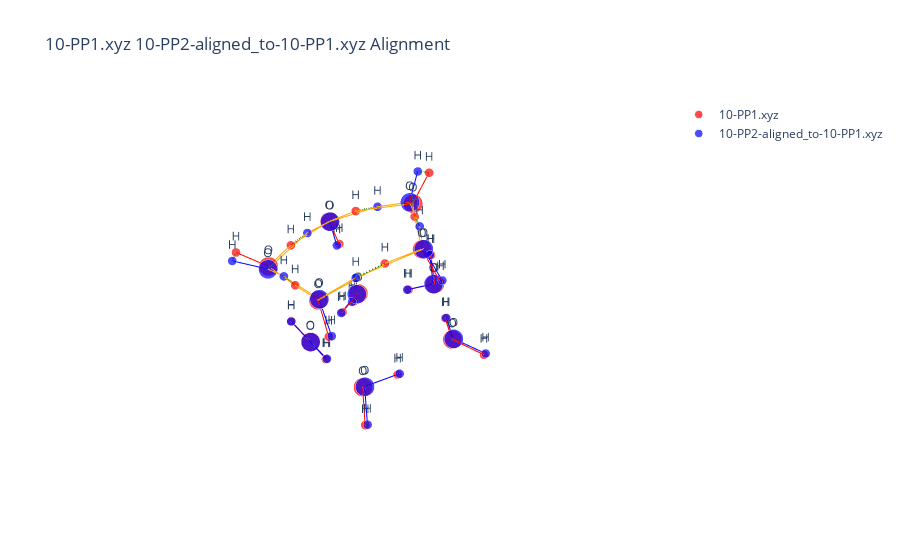

Here is the notebook cell this chart was saved with:
### Code cell
import numpy as np
data_path1 = "../Data/Water-Clusters"
data_path2 = "./arbalign_output"
nameA = '10-PP1.xyz'
nameB = '10-PP2-aligned_to-10-PP1.xyz'
molA = next(pybel.readfile('xyz', os.path.join(data_path1, nameA)))
molB = next(pybel.readfile('xyz', os.path.join(data_path2, nameB)))
X_A, T_A, B_A = otm.tl.process_molecule(molA) 
X_B, T_B, B_B = otm.tl.process_molecule(molB)
X_B_aligned, _, _ = otm.tl.kabsch(X_A, X_B, np.eye(30))
otm.tl.write_xyz_with_custom_labels(
    os.path.join('arbalign_output', '10-PP1-aligned_to-10-PP2_arbalign.xyz'), 
    X_B_aligned, 
    T_B,
    comment="aligned by ArbAlign")
otm.pl.interactive_alignment_plot(X_A, X_B_aligned, T_A, T_B, B_A, B_B, assignment=None, nameA=nameA, nameB=nameB, save=True)

### Figure 1 — Plotly figure (JSON) as saved in the notebook; plotly's stock layout.template omitted (floating-point values rounded to 4 significant figures)
{"data": [{"marker": {"color": "red", "size": [13.2, 6.2, 6.2, 13.2, 6.2, 6.2, 13.2, 6.2, 6.2, 13.2, 6.2, 6.2, 13.2, 6.2, 6.2, 13.2, 6.2, 6.2, 13.2, 6.2, 6.2, 13.2, 6.2, 6.2, 13.2, 6.2, 6.2, 13.2, 6.2, 6.2], "symbol": "circle"}, "mode": "markers+text", "name": "10-PP1.xyz", "text": ["O", "H", "H", "O", "H", "H", "O", "H", "H", "O", "H", "H", "O", "H", "H", "O", "H", "H", "O", "H", "H", "O", "H", "H", "O", "H", "H", "O", "H", "H"], "textposition": "top center", "type": "scatter3d", "x": [1.741, 2.229, 0.8804, 1.32, 1.5, 1.691, -0.6898, -1.144, -1.356, -1.275, -0.3225, -1.54, 1.892, 0.9393, 2.403, -0.7244, -1.18, -1.047, -0.1016, -0.2925, 0.7988, -1.954, -2.485, -1.229, -2.423, -2.104, -2.465, 2.328, 2.269, 2.34], "y": [1.597, 2.183, 2.047, -1.189, -0.2297, -1.526, 2.595, 3.371, 1.85, -1.774, -1.529, -2.305, -2.005, -2.211, -2.743, -2.433, -1.691, -2.385, 1.801, 2.302, 1.435, -0.09294, -0.00054, 0.5923, 0.5917, -0.2091, 0.3224, 0.765, -0.2066, 1.076], "z": [-1.498, -2.089, -1.327, -1.917, -1.89, -1.077, -0.7222, -1.074, -0.7833, -1.695, -1.856, -2.456, 0.7286, 0.9337, 1.082, 1.033, 1.482, 0.113, 2.025, 1.212, 1.857, 1.997, 2.797, 2.075, -0.7035, -1.167, 0.2358, 1.23, 1.148, 0.3074]}, {"marker": {"color": "blue", "size": [13.2, 6.2, 6.2, 13.2, 6.2, 6.2, 13.2, 6.2, 6.2, 13.2, 6.2, 6.2, 13.2, 6.2, 6.2, 13.2, 6.2, 6.2, 13.2, 6.2, 6.2, 13.2, 6.2, 6.2, 13.2, 6.2, 6.2, 13.2, 6.2, 6.2], "symbol": "circle"}, "mode": "markers+text", "name": "10-PP2-aligned_to-10-PP1.xyz", "text": ["O", "H", "H", "O", "H", "H", "O", "H", "H", "O", "H", "H", "O", "H", "H", "O", "H", "H", "O", "H", "H", "O", "H", "H", "O", "H", "H", "O", "H", "H"], "textposition": "top center", "type": "scatter3d", "x": [1.706, 2.181, 0.8513, 1.341, 1.49, 1.717, -0.7425, -1.201, -1.402, -1.235, -0.2845, -1.49, 2.016, 0.241, 2.764, -0.7326, -1.526, -0.9643, -0.1182, -0.3831, 1.474, -2.03, -2.646, -0.7907, -2.409, -2.088, -2.465, 2.287, 2.137, 2.302], "y": [1.637, 2.221, 2.091, -1.158, -0.1935, -1.493, 2.602, 3.383, 1.852, -1.808, -1.553, -2.353, -1.839, -2.313, -2.313, -2.414, -1.102, -2.41, 1.837, 2.286, 1.143, -0.2787, -0.5486, 1.137, 0.5513, -0.2496, 0.2746, 0.7508, -0.8826, 1.144], "z": [-1.476, -2.08, -1.285, -1.9, -1.857, -1.062, -0.7251, -1.058, -0.7977, -1.721, -1.882, -2.475, 0.7661, 1.034, 1.15, 1.031, 1.706, 0.08278, 2.036, 1.214, 1.631, 1.954, 2.646, 2.141, -0.7199, -1.181, 0.2166, 1.234, 1.033, 0.343]}, {"line": {"color": "red", "width": 2}, "mode": "lines", "showlegend": false, "type": "scatter3d", "x": [1.741, 2.229], "y": [1.597, 2.183], "z": [-1.498, -2.089]}, {"line": {"color": "red", "width": 2}, "mode": "lines", "showlegend": false, "type": "scatter3d", "x": [1.741, 0.8804], "y": [1.597, 2.047], "z": [-1.498, -1.327]}, {"line": {"color": "red", "width": 2}, "mode": "lines", "showlegend": false, "type": "scatter3d", "x": [1.32, 1.5], "y": [-1.189, -0.2297], "z": [-1.917, -1.89]}, {"line": {"color": "red", "width": 2}, "mode": "lines", "showlegend": false, "type": "scatter3d", "x": [1.32, 1.691], "y": [-1.189, -1.526], "z": [-1.917, -1.077]}, {"line": {"color": "red", "width": 2}, "mode": "lines", "showlegend": false, "type": "scatter3d", "x": [-0.6898, -1.144], "y": [2.595, 3.371], "z": [-0.7222, -1.074]}, {"line": {"color": "red", "width": 2}, "mode": "lines", "showlegend": false, "type": "scatter3d", "x": [-0.6898, -1.356], "y": [2.595, 1.85], "z": [-0.7222, -0.7833]}, {"line": {"color": "red", "width": 2}, "mode": "lines", "showlegend": false, "type": "scatter3d", "x": [-1.275, -0.3225], "y": [-1.774, -1.529], "z": [-1.695, -1.856]}, {"line": {"color": "red", "width": 2}, "mode": "lines", "showlegend": false, "type": "scatter3d", "x": [-1.275, -1.54], "y": [-1.774, -2.305], "z": [-1.695, -2.456]}, {"line": {"color": "red", "width": 2}, "mode": "lines", "showlegend": false, "type": "scatter3d", "x": [1.892, 0.9393], "y": [-2.005, -2.211], "z": [0.7286, 0.9337]}, {"line": {"color": "red", "width": 2}, "mode": "lines", "showlegend": false, "type": "scatter3d", "x": [1.892, 2.403], "y": [-2.005, -2.743], "z": [0.7286, 1.082]}, {"line": {"color": "red", "width": 2}, "mode": "lines", "showlegend": false, "type": "scatter3d", "x": [-0.7244, -1.18], "y": [-2.433, -1.691], "z": [1.033, 1.482]}, {"line": {"color": "red", "width": 2}, "mode": "lines", "showlegend": false, "type": "scatter3d", "x": [-0.7244, -1.047], "y": [-2.433, -2.385], "z": [1.033, 0.113]}, {"line": {"color": "red", "width": 2}, "mode": "lines", "showlegend": false, "type": "scatter3d", "x": [-0.1016, -0.2925], "y": [1.801, 2.302], "z": [2.025, 1.212]}, {"line": {"color": "red", "width": 2}, "mode": "lines", "showlegend": false, "type": "scatter3d", "x": [-0.1016, 0.7988], "y": [1.801, 1.435], "z": [2.025, 1.857]}, {"line": {"color": "red", "width": 2}, "mode": "lines", "showlegend": false, "type": "scatter3d", "x": [-1.954, -2.485], "y": [-0.09294, -0.00054], "z": [1.997, 2.797]}, {"line": {"color": "red", "width": 2}, "mode": "lines", "showlegend": false, "type": "scatter3d", "x": [-1.954, -1.229], "y": [-0.09294, 0.5923], "z": [1.997, 2.075]}, {"line": {"color": "red", "width": 2}, "mode": "lines", "showlegend": false, "type": "scatter3d", "x": [-2.423, -2.104], "y": [0.5917, -0.2091], "z": [-0.7035, -1.167]}, {"line": {"color": "red", "width": 2}, "mode": "lines", "showlegend": false, "type": "scatter3d", "x": [-2.423, -2.465], "y": [0.5917, 0.3224], "z": [-0.7035, 0.2358]}, {"line": {"color": "red", "width": 2}, "mode": "lines", "showlegend": false, "type": "scatter3d", "x": [2.328, 2.269], "y": [0.765, -0.2066], "z": [1.23, 1.148]}, {"line": {"color": "red", "width": 2}, "mode": "lines", "showlegend": false, "type": "scatter3d", "x": [2.328, 2.34], "y": [0.765, 1.076], "z": [1.23, 0.3074]}, {"line": {"color": "blue", "width": 2}, "mode": "lines", "showlegend": false, "type": "scatter3d", "x": [1.706, 2.181], "y": [1.637, 2.221], "z": [-1.476, -2.08]}, {"line": {"color": "blue", "width": 2}, "mode": "lines", "showlegend": false, "type": "scatter3d", "x": [1.706, 0.8513], "y": [1.637, 2.091], "z": [-1.476, -1.285]}, {"line": {"color": "blue", "width": 2}, "mode": "lines", "showlegend": false, "type": "scatter3d", "x": [1.341, 1.49], "y": [-1.158, -0.1935], "z": [-1.9, -1.857]}, {"line": {"color": "blue", "width": 2}, "mode": "lines", "showlegend": false, "type": "scatter3d", "x": [1.341, 1.717], "y": [-1.158, -1.493], "z": [-1.9, -1.062]}, {"line": {"color": "blue", "width": 2}, "mode": "lines", "showlegend": false, "type": "scatter3d", "x": [-0.7425, -1.201], "y": [2.602, 3.383], "z": [-0.7251, -1.058]}, {"line": {"color": "blue", "width": 2}, "mode": "lines", "showlegend": false, "type": "scatter3d", "x": [-0.7425, -1.402], "y": [2.602, 1.852], "z": [-0.7251, -0.7977]}, {"line": {"color": "blue", "width": 2}, "mode": "lines", "showlegend": false, "type": "scatter3d", "x": [-1.235, -0.2845], "y": [-1.808, -1.553], "z": [-1.721, -1.882]}, {"line": {"color": "blue", "width": 2}, "mode": "lines", "showlegend": false, "type": "scatter3d", "x": [-1.235, -1.49], "y": [-1.808, -2.353], "z": [-1.721, -2.475]}, {"line": {"color": "blue", "width": 2}, "mode": "lines", "showlegend": false, "type": "scatter3d", "x": [2.016, 2.764], "y": [-1.839, -2.313], "z": [0.7661, 1.15]}, {"line": {"color": "blue", "width": 2}, "mode": "lines", "showlegend": false, "type": "scatter3d", "x": [2.016, 2.137], "y": [-1.839, -0.8826], "z": [0.7661, 1.033]}, {"line": {"color": "blue", "width": 2}, "mode": "lines", "showlegend": false, "type": "scatter3d", "x": [0.241, -0.7326], "y": [-2.313, -2.414], "z": [1.034, 1.031]}, {"line": {"color": "blue", "width": 2}, "mode": "lines", "showlegend": false, "type": "scatter3d", "x": [-0.7326, -0.9643], "y": [-2.414, -2.41], "z": [1.031, 0.08278]}, {"line": {"color": "blue", "width": 2}, "mode": "lines", "showlegend": false, "type": "scatter3d", "x": [-1.526, -2.03], "y": [-1.102, -0.2787], "z": [1.706, 1.954]}, {"line": {"color": "blue", "width": 2}, "mode": "lines", "showlegend": false, "type": "scatter3d", "x": [-0.1182, -0.3831], "y": [1.837, 2.286], "z": [2.036, 1.214]}, {"line": {"color": "blue", "width": 2}, "mode": "lines", "showlegend": false, "type": "scatter3d", "x": [-0.1182, -0.7907], "y": [1.837, 1.137], "z": [2.036, 2.141]}, {"line": {"color": "blue", "width": 2}, "mode": "lines", "showlegend": false, "type": "scatter3d", "x": [1.474, 2.287], "y": [1.143, 0.7508], "z": [1.631, 1.234]}, {"line": {"color": "blue", "width": 2}, "mode": "lines", "showlegend": false, "type": "scatter3d", "x": [-2.03, -2.646], "y": [-0.2787, -0.5486], "z": [1.954, 2.646]}, {"line": {"color": "blue", "width": 2}, "mode": "lines", "showlegend": false, "type": "scatter3d", "x": [-2.409, -2.088], "y": [0.5513, -0.2496], "z": [-0.7199, -1.181]}, {"line": {"color": "blue", "width": 2}, "mode": "lines", "showlegend": false, "type": "scatter3d", "x": [-2.409, -2.465], "y": [0.5513, 0.2746], "z": [-0.7199, 0.2166]}, {"line": {"color": "blue", "width": 2}, "mode": "lines", "showlegend": false, "type": "scatter3d", "x": [2.287, 2.302], "y": [0.7508, 1.144], "z": [1.234, 0.343]}, {"line": {"color": "green", "dash": "longdash", "width": 3}, "mode": "lines", "showlegend": false, "type": "scatter3d", "x": [1.741, 1.706], "y": [1.597, 1.637], "z": [-1.498, -1.476]}, {"line": {"color": "green", "dash": "longdash", "width": 3}, "mode": "lines", "showlegend": false, "type": "scatter3d", "x": [2.229, 2.181], "y": [2.183, 2.221], "z": [-2.089, -2.08]}, {"line": {"color": "green", "dash": "longdash", "width": 3}, "mode": "lines", "showlegend": false, "type": "scatter3d", "x": [0.8804, 0.8513], "y": [2.047, 2.091], "z": [-1.327, -1.285]}, {"line": {"color": "green", "dash": "longdash", "width": 3}, "mode": "lines", "showlegend": false, "type": "scatter3d", "x": [1.32, 1.341], "y": [-1.189, -1.158], "z": [-1.917, -1.9]}, {"line": {"color": "green", "dash": "longdash", "width": 3}, "mode": "lines", "showlegend": false, "type": "scatter3d", "x": [1.5, 1.49], "y": [-0.2297, -0.1935], "z": [-1.89, -1.857]}, {"line": {"color": "green", "dash": "longdash", "width": 3}, "mode": "lines", "showlegend": false, "type": "scatter3d", "x": [1.691, 1.717], "y": [-1.526, -1.493], "z": [-1.077, -1.062]}, {"line": {"color": "green", "dash": "longdash", "width": 3}, "mode": "lines", "showlegend": false, "type": "scatter3d", "x": [-0.6898, -0.7425], "y": [2.595, 2.602], "z": [-0.7222, -0.7251]}, {"line": {"color": "green", "dash": "longdash", "width": 3}, "mode": "lines", "showlegend": false, "type": "scatter3d", "x": [-1.144, -1.201], "y": [3.371, 3.383], "z": [-1.074, -1.058]}, {"line": {"color": "green", "dash": "longdash", "width": 3}, "mode": "lines", "showlegend": false, "type": "scatter3d", "x": [-1.356, -1.402], "y": [1.85, 1.852], "z": [-0.7833, -0.7977]}, {"line": {"color": "green", "dash": "longdash", "width": 3}, "mode": "lines", "showlegend": false, "type": "scatter3d", "x": [-1.275, -1.235], "y": [-1.774, -1.808], "z": [-1.695, -1.721]}, {"line": {"color": "green", "dash": "longdash", "width": 3}, "mode": "lines", "showlegend": false, "type": "scatter3d", "x": [-0.3225, -0.2845], "y": [-1.529, -1.553], "z": [-1.856, -1.882]}, {"line": {"color": "green", "dash": "longdash", "width": 3}, "mode": "lines", "showlegend": false, "type": "scatter3d", "x": [-1.54, -1.49], "y": [-2.305, -2.353], "z": [-2.456, -2.475]}, {"line": {"color": "green", "dash": "longdash", "width": 3}, "mode": "lines", "showlegend": false, "type": "scatter3d", "x": [1.892, 2.016], "y": [-2.005, -1.839], "z": [0.7286, 0.7661]}, {"line": {"color": "green", "dash": "longdash", "width": 3}, "mode": "lines", "showlegend": false, "type": "scatter3d", "x": [0.9393, 0.241], "y": [-2.211, -2.313], "z": [0.9337, 1.034]}, {"line": {"color": "green", "dash": "longdash", "width": 3}, "mode": "lines", "showlegend": false, "type": "scatter3d", "x": [2.403, 2.764], "y": [-2.743, -2.313], "z": [1.082, 1.15]}, {"line": {"color": "green", "dash": "longdash", "width": 3}, "mode": "lines", "showlegend": false, "type": "scatter3d", "x": [-0.7244, -0.7326], "y": [-2.433, -2.414], "z": [1.033, 1.031]}, {"line": {"color": "green", "dash": "longdash", "width": 3}, "mode": "lines", "showlegend": false, "type": "scatter3d", "x": [-1.18, -1.526], "y": [-1.691, -1.102], "z": [1.482, 1.706]}, {"line": {"color": "green", "dash": "longdash", "width": 3}, "mode": "lines", "showlegend": false, "type": "scatter3d", "x": [-1.047, -0.9643], "y": [-2.385, -2.41], "z": [0.113, 0.08278]}, {"line": {"color": "green", "dash": "longdash", "width": 3}, "mode": "lines", "showlegend": false, "type": "scatter3d", "x": [-0.1016, -0.1182], "y": [1.801, 1.837], "z": [2.025, 2.036]}, {"line": {"color": "green", "dash": "longdash", "width": 3}, "mode": "lines", "showlegend": false, "type": "scatter3d", "x": [-0.2925, -0.3831], "y": [2.302, 2.286], "z": [1.212, 1.214]}, {"line": {"color": "green", "dash": "longdash", "width": 3}, "mode": "lines", "showlegend": false, "type": "scatter3d", "x": [0.7988, 1.474], "y": [1.435, 1.143], "z": [1.857, 1.631]}, {"line": {"color": "green", "dash": "longdash", "width": 3}, "mode": "lines", "showlegend": false, "type": "scatter3d", "x": [-1.954, -2.03], "y": [-0.09294, -0.2787], "z": [1.997, 1.954]}, {"line": {"color": "green", "dash": "longdash", "width": 3}, "mode": "lines", "showlegend": false, "type": "scatter3d", "x": [-2.485, -2.646], "y": [-0.00054, -0.5486], "z": [2.797, 2.646]}, {"line": {"color": "green", "dash": "longdash", "width": 3}, "mode": "lines", "showlegend": false, "type": "scatter3d", "x": [-1.229, -0.7907], "y": [0.5923, 1.137], "z": [2.075, 2.141]}, {"line": {"color": "green", "dash": "longdash", "width": 3}, "mode": "lines", "showlegend": false, "type": "scatter3d", "x": [-2.423, -2.409], "y": [0.5917, 0.5513], "z": [-0.7035, -0.7199]}, {"line": {"color": "green", "dash": "longdash", "width": 3}, "mode": "lines", "showlegend": false, "type": "scatter3d", "x": [-2.104, -2.088], "y": [-0.2091, -0.2496], "z": [-1.167, -1.181]}, {"line": {"color": "green", "dash": "longdash", "width": 3}, "mode": "lines", "showlegend": false, "type": "scatter3d", "x": [-2.465, -2.465], "y": [0.3224, 0.2746], "z": [0.2358, 0.2166]}, {"line": {"color": "green", "dash": "longdash", "width": 3}, "mode": "lines", "showlegend": false, "type": "scatter3d", "x": [2.328, 2.287], "y": [0.765, 0.7508], "z": [1.23, 1.234]}, {"line": {"color": "green", "dash": "longdash", "width": 3}, "mode": "lines", "showlegend": false, "type": "scatter3d", "x": [2.269, 2.137], "y": [-0.2066, -0.8826], "z": [1.148, 1.033]}, {"line": {"color": "green", "dash": "longdash", "width": 3}, "mode": "lines", "showlegend": false, "type": "scatter3d", "x": [2.34, 2.302], "y": [1.076, 1.144], "z": [0.3074, 0.343]}, {"line": {"color": "orange", "width": 2}, "mode": "lines", "showlegend": false, "type": "scatter3d", "x": [1.892, 0.9393], "y": [-2.005, -2.211], "z": [0.7286, 0.9337]}, {"line": {"color": "orange", "width": 2}, "mode": "lines", "showlegend": false, "type": "scatter3d", "x": [2.016, 0.241], "y": [-1.839, -2.313], "z": [0.7661, 1.034]}, {"line": {"color": "orange", "width": 2}, "mode": "lines", "showlegend": false, "type": "scatter3d", "x": [1.892, 2.269], "y": [-2.005, -0.2066], "z": [0.7286, 1.148]}, {"line": {"color": "orange", "width": 2}, "mode": "lines", "showlegend": false, "type": "scatter3d", "x": [2.016, 2.137], "y": [-1.839, -0.8826], "z": [0.7661, 1.033]}, {"line": {"color": "orange", "width": 2}, "mode": "lines", "showlegend": false, "type": "scatter3d", "x": [0.9393, -0.7244], "y": [-2.211, -2.433], "z": [0.9337, 1.033]}, {"line": {"color": "orange", "width": 2}, "mode": "lines", "showlegend": false, "type": "scatter3d", "x": [0.241, -0.7326], "y": [-2.313, -2.414], "z": [1.034, 1.031]}, {"line": {"color": "orange", "width": 2}, "mode": "lines", "showlegend": false, "type": "scatter3d", "x": [-0.7244, -1.18], "y": [-2.433, -1.691], "z": [1.033, 1.482]}, {"line": {"color": "orange", "width": 2}, "mode": "lines", "showlegend": false, "type": "scatter3d", "x": [-0.7326, -1.526], "y": [-2.414, -1.102], "z": [1.031, 1.706]}, {"line": {"color": "orange", "width": 2}, "mode": "lines", "showlegend": false, "type": "scatter3d", "x": [-1.18, -1.954], "y": [-1.691, -0.09294], "z": [1.482, 1.997]}, {"line": {"color": "orange", "width": 2}, "mode": "lines", "showlegend": false, "type": "scatter3d", "x": [-1.526, -2.03], "y": [-1.102, -0.2787], "z": [1.706, 1.954]}, {"line": {"color": "orange", "width": 2}, "mode": "lines", "showlegend": false, "type": "scatter3d", "x": [-0.1016, 0.7988], "y": [1.801, 1.435], "z": [2.025, 1.857]}, {"line": {"color": "orange", "width": 2}, "mode": "lines", "showlegend": false, "type": "scatter3d", "x": [-0.1182, 1.474], "y": [1.837, 1.143], "z": [2.036, 1.631]}, {"line": {"color": "orange", "width": 2}, "mode": "lines", "showlegend": false, "type": "scatter3d", "x": [-0.1016, -1.229], "y": [1.801, 0.5923], "z": [2.025, 2.075]}, {"line": {"color": "orange", "width": 2}, "mode": "lines", "showlegend": false, "type": "scatter3d", "x": [-0.1182, -0.7907], "y": [1.837, 1.137], "z": [2.036, 2.141]}, {"line": {"color": "orange", "width": 2}, "mode": "lines", "showlegend": false, "type": "scatter3d", "x": [0.7988, 2.328], "y": [1.435, 0.765], "z": [1.857, 1.23]}, {"line": {"color": "orange", "width": 2}, "mode": "lines", "showlegend": false, "type": "scatter3d", "x": [1.474, 2.287], "y": [1.143, 0.7508], "z": [1.631, 1.234]}, {"line": {"color": "orange", "width": 2}, "mode": "lines", "showlegend": false, "type": "scatter3d", "x": [-1.954, -1.229], "y": [-0.09294, 0.5923], "z": [1.997, 2.075]}, {"line": {"color": "orange", "width": 2}, "mode": "lines", "showlegend": false, "type": "scatter3d", "x": [-2.03, -0.7907], "y": [-0.2787, 1.137], "z": [1.954, 2.141]}, {"line": {"color": "orange", "width": 2}, "mode": "lines", "showlegend": false, "type": "scatter3d", "x": [2.328, 2.269], "y": [0.765, -0.2066], "z": [1.23, 1.148]}, {"line": {"color": "orange", "width": 2}, "mode": "lines", "showlegend": false, "type": "scatter3d", "x": [2.287, 2.137], "y": [0.7508, -0.8826], "z": [1.234, 1.033]}], "layout": {"scene": {"aspectmode": "data", "xaxis": {"title": {"text": "X"}, "visible": false}, "yaxis": {"title": {"text": "Y"}, "visible": false}, "zaxis": {"title": {"text": "Z"}, "visible": false}}, "showlegend": true, "title": {"text": "10-PP1.xyz 10-PP2-aligned_to-10-PP1.xyz Alignment"}}}
